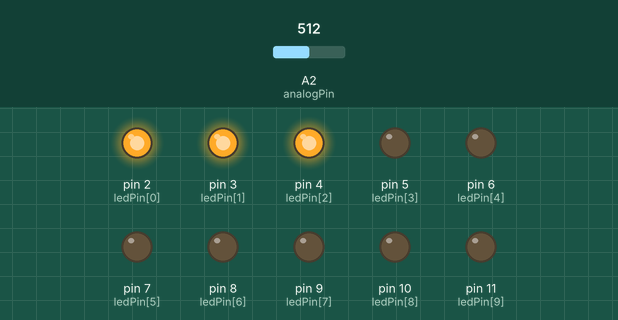
Simulated run of this sketch. Board: Arduino Uno, built with avr-gcc and run on an emulated ATmega328P. On the bench: output pins drawn as LEDs (lit = HIGH). The test bench sets the inputs (shaded band); at power-on: A2 (analogPin) = 512.

Above: at 1.3 s.
1.4 s: A2 (analogPin) set to 486
At 1.77 s:
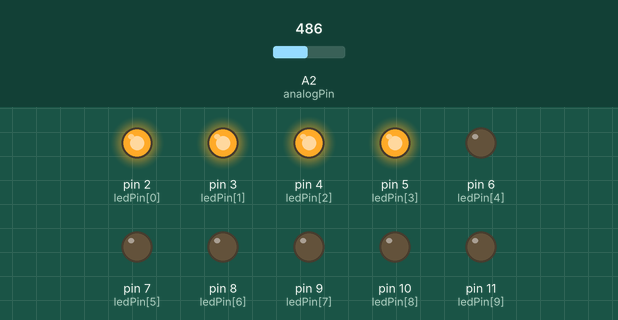
4.5 s: A2 (analogPin) set to 451
At 4.69 s:
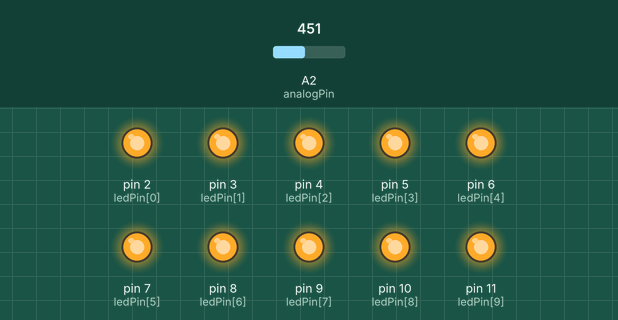
7.6 s: A2 (analogPin) set to 425
10.7 s: A2 (analogPin) set to 360
At 12.66 s:
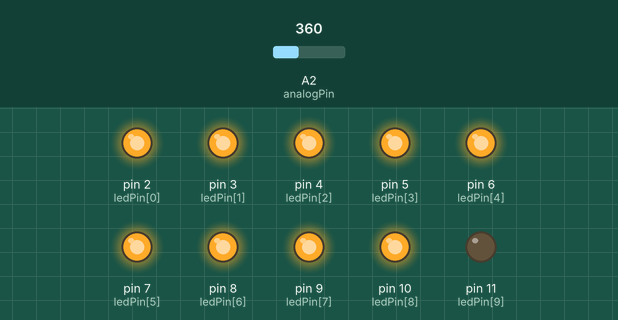
13.8 s: A2 (analogPin) set to 336
16.9 s: A2 (analogPin) set to 0
At 17.5 s:
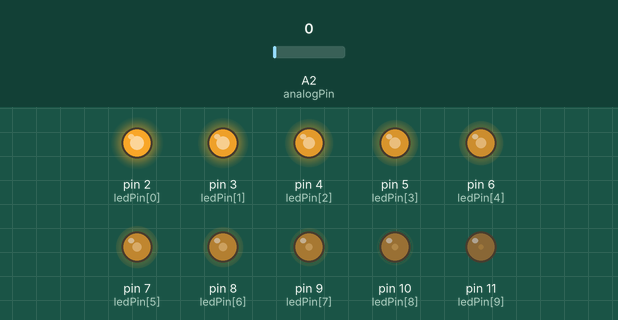
Timing chart, 0 to 19.4 s (numbered marks = the images above; inputs shaded):
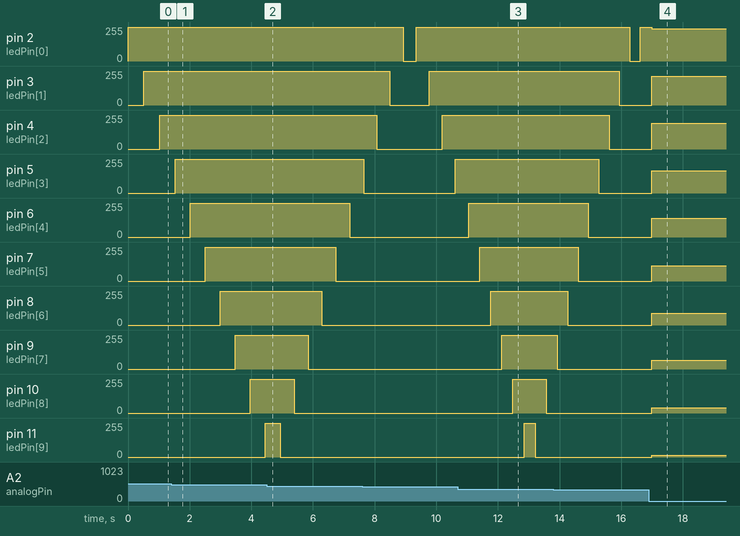

The sketch:

Chuong3-Bai3.ino
```cpp
//Bài 3:
int ledPin[] = {2,3,4,5,6,7,8,9,10,11};
int analogPin= A2;// Mảng lưu vị trí các chân Digital mà các đèn LED sử dụng theo thứ tự từ 3->12.
void setup() {

  for (int i=0; i<10; i++) {
    pinMode(ledPin[i],OUTPUT);  //Các chân LED là OUTPUT
    digitalWrite(ledPin[i],LOW);
    //Mặc định các đèn LED sẽ tắt
  }
}
void loop() {
  for (int i = 0; i < 10; i ++) {
    digitalWrite(ledPin[i],HIGH); // Bật đèn
    delay(analogRead(A2));
  }

  //Bật tuần tự các đèn led
  for (int i=9; i >= 0; i--) {
    digitalWrite(ledPin[i],LOW); //Tắt đèn
    delay(analogRead(A2));
  }

}
```

Measured:
- the behaviour switches between 494 and 493 on A2 (analogPin) (found by bisection; images 0 and 1)
- after the input at 1.4 s, pin 11 (ledPin[9]): 0/255 → 255/255 after 3.1 s
- after the input at 10.7 s, pin 10 (ledPin[8]): 0/255 → 255/255 after 1.8 s instead of 2.0 s
- after the input at 16.9 s, pin 2 (ledPin[0]): 255/255 → 242/255 after 0.10 s; pin 3 (ledPin[1]): 0/255 → 217/255 after 0.10 s; pin 4 (ledPin[2]): 0/255 → 192/255 after 0.10 s; pin 5 (ledPin[3]): 0/255 → 167/255 after 0.10 s; pin 6 (ledPin[4]): 0/255 → 142/255 after 0.10 s
